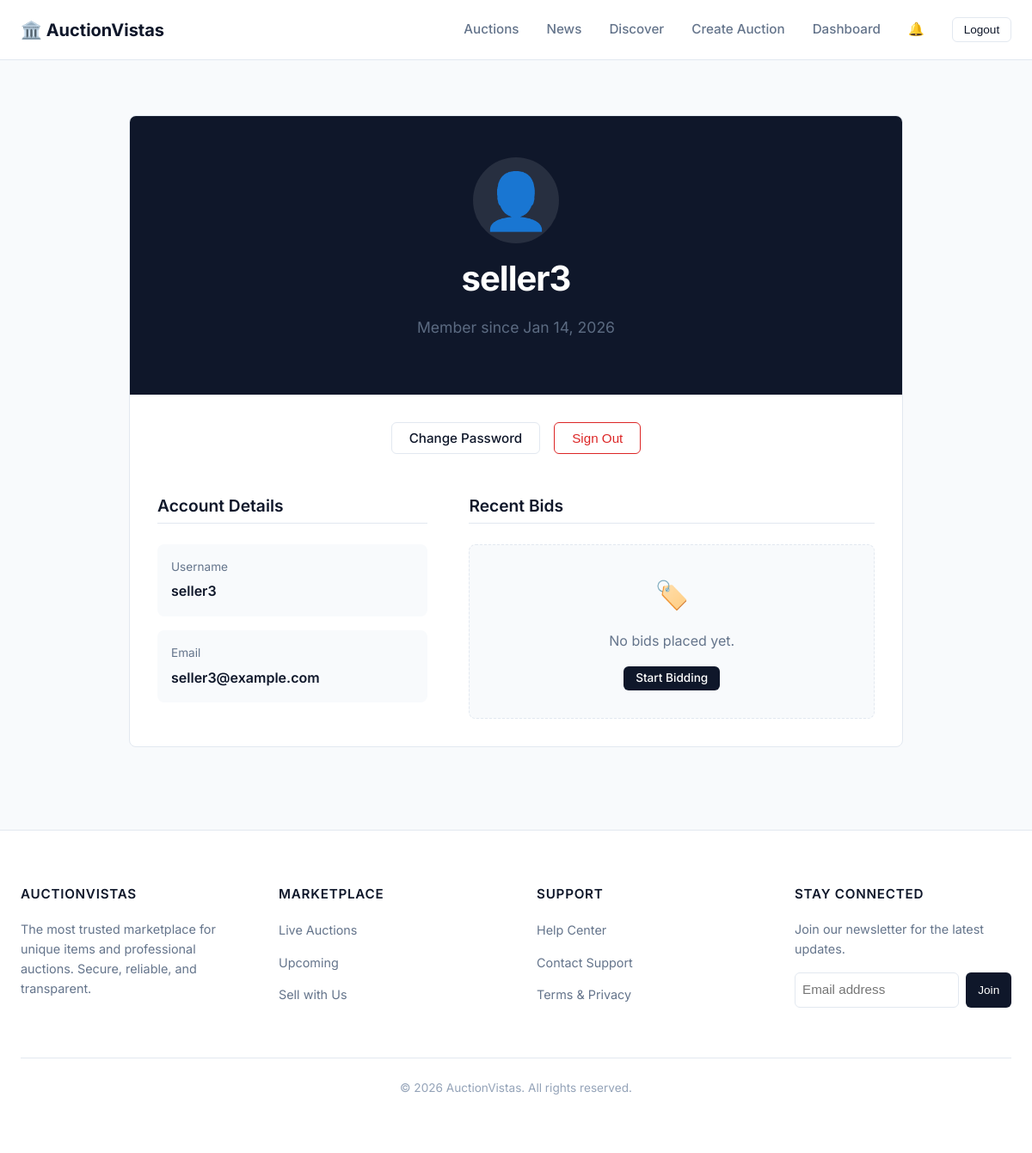
Page /users/profile/ (signed in) on the committed database.
### users/models.py (models this page shows)
class User(AbstractUser):
    pass

### users/views.py (the view)
# urls.py: path('profile/', views.payment_profile, name='payment_profile'),
@login_required
def profile(request):
    user = request.user
    bids = Bid.objects.filter(user=user).select_related('auction').order_by('-timestamp')
    return render(request, 'users/profile.html', {'user': user, 'profile_user': user, 'bids': bids})

### news/context_processors.py (called while the page is built)
def latest_news(request):
    try:
        latest_articles = Article.objects.filter(status='published').order_by('-published_at')[:3]
        return {
            'latest_news_articles': latest_articles
        }
    except:
        return {
            'latest_news_articles': []
        }

### users/templates/users/profile.html (shortened to what this page needs)
{% extends 'base.html' %}
{% load indian_format %}
{% block content %}
<div class="container" style="padding: 2rem 0;">
    <div class="card" style="max-width: 900px; margin: 0 auto; overflow: hidden; padding: 0;">
        <div style="background-color: var(--primary-color); color: white; padding: 3rem 2rem; text-align: center;">
            <div
                style="font-size: 4rem; margin-bottom: 1rem; background: rgba(255,255,255,0.1); width: 100px; height: 100px; border-radius: 50%; display: flex; align-items: center; justify-content: center; margin-left: auto; margin-right: auto;">
                👤
            </div>
            <h1 style="font-size: 2.5rem; margin-bottom: 0.5rem; font-weight: 700; color: white;">{{ user.username }}
            </h1>
            <p style="opacity: 0.9; font-size: 1.1rem;">Member since {{ user.date_joined|date:"M d, Y" }}</p>
        </div>
        <div style="padding: 2rem;">
            <div style="display: flex; gap: 1rem; justify-content: center; margin-bottom: 3rem; flex-wrap: wrap;">
                <a href="{% url 'password_reset' %}" class="btn btn-outline">Change Password</a>
                <form method="post" action="{% url 'logout' %}" style="display: inline;">
                    <button type="submit" class="btn btn-outline"
                        style="border-color: var(--danger-color); color: var(--danger-color);">Sign Out</button>
                </form>
            </div>
            <div style="display: grid; grid-template-columns: 1fr 1.5fr; gap: 3rem;">
                <div>
                    <h3
                        style="color: var(--text-main); font-size: 1.2rem; margin-bottom: 1.5rem; border-bottom: 1px solid var(--border-color); padding-bottom: 0.5rem;">
                        Account Details
                    </h3>
                    <div style="display: flex; flex-direction: column; gap: 1rem;">
                        <div style="background: #f8fafc; padding: 1rem; border-radius: 8px;">
                            <span
                                style="display: block; font-size: 0.85rem; color: var(--text-secondary); margin-bottom: 0.3rem;">Username</span>
                            <span style="font-weight: 600; color: var(--text-main);">{{ user.username }}</span>
                        </div>
                        <div style="background: #f8fafc; padding: 1rem; border-radius: 8px;">
                            <span
                                style="display: block; font-size: 0.85rem; color: var(--text-secondary); margin-bottom: 0.3rem;">Email</span>
                            <span style="font-weight: 600; color: var(--text-main);">{{ user.email }}</span>
                        </div>
                    </div>
                </div>
                <div>
                    <h3
                        style="color: var(--text-main); font-size: 1.2rem; margin-bottom: 1.5rem; border-bottom: 1px solid var(--border-color); padding-bottom: 0.5rem;">
                        Recent Bids
                    </h3>
                    <div style="display: flex; flex-direction: column; gap: 1rem;">
                        {% for bid in bids %}
                        <div
                            style="display: flex; justify-content: space-between; align-items: center; padding: 1rem; background: white; border: 1px solid var(--border-color); border-radius: 8px; transition: transform 0.2s ease;">
                            <div>
                                <h4 style="margin-bottom: 0.3rem; font-size: 1rem;">
                                    <a href="{% url 'auction_detail' bid.auction.id %}"
                                        style="text-decoration: none; color: var(--text-main);">
                                        {{ bid.auction.title }}
                                    </a>
                                </h4>
                                <span style="font-size: 0.85rem; color: var(--text-secondary);">{{ bid.timestamp|date:"M                   d, Y H:i" }}</span>
                            </div>
                            <div style="text-align: right;">
                                <div style="color: var(--accent-color); font-weight: 700;">₹{{ bid.amount }}</div>
                                <span
                                    style="font-size: 0.75rem; background: #ecfdf5; color: #059669; padding: 0.2rem 0.5rem; border-radius: 4px;">Placed</span>
                            </div>
                        </div>
                        {% empty %}
                        <div
                            style="text-align: center; padding: 2rem; background: #f8fafc; border-radius: 8px; border: 1px dashed var(--border-color);">
                            <div style="font-size: 2rem; margin-bottom: 0.5rem;">🏷️</div>
                            <p style="color: var(--text-secondary); margin-bottom: 1rem;">No bids placed yet.</p>
                            <a href="{% url 'auction_list' %}" class="btn btn-primary btn-sm">Start Bidding</a>
                        </div>
                        {% endfor %}
                    </div>
                </div>
            </div>
        </div>
    </div>
</div>
{% endblock %}

### static/style.css (style rules this page uses)
:root { --primary-color: #0f172a; --primary-hover: #1e293b; --accent-color: #2563eb; --accent-hover: #1d4ed8; --success-color: #059669; --warning-color: #d97706; --danger-color: #dc2626; --bg-body: #f8fafc; --bg-surface: #ffffff; --bg-secondary: #f1f5f9; --text-main: #0f172a; --text-secondary: #64748b; --text-muted: #94a3b8; --text-on-primary: #ffffff; --border-color: #e2e8f0; --border-focus: #2563eb; --radius-sm: 4px; --radius-md: 6px; --radius-lg: 8px; --shadow-sm: 0 1px 2px 0 rgb(0 0 0 / 0.05); --shadow-md: 0 4px 6px -1px rgb(0 0 0 / 0.1), 0 2px 4px -2px rgb(0 0 0 / 0.1); --shadow-lg: 0 10px 15px -3px rgb(0 0 0 / 0.1), 0 4px 6px -4px rgb(0 0 0 / 0.1); --container-width: 1200px; --header-height: 70px; }
*, *::before, *::after { box-sizing: border-box; }
body { margin: 0; padding: 0; font-family: 'Inter', -apple-system, BlinkMacSystemFont, "Segoe UI", Roboto, "Helvetica Neue", Arial, sans-serif; background-color: var(--bg-body); color: var(--text-main); line-height: 1.6; -webkit-font-smoothing: antialiased; }
a { color: var(--accent-color); text-decoration: none; transition: color 0.15s ease; }
h1, h2, h3, h4, h5, h6 { margin-top: 0; margin-bottom: 0.75em; font-weight: 600; line-height: 1.25; color: var(--text-main); }
h1 { font-size: 2.25rem; letter-spacing: -0.025em; }
h3 { font-size: 1.5rem; }
p { margin-bottom: 1rem; color: var(--text-secondary); }
.container { width: 100%; max-width: var(--container-width); margin: 0 auto; padding: 0 1.5rem; }
.btn { display: inline-flex; align-items: center; justify-content: center; padding: 0.625rem 1.25rem; font-size: 0.95rem; font-weight: 500; border-radius: var(--radius-md); cursor: pointer; transition: all 0.15s ease; line-height: 1; text-decoration: none !important; border: 1px solid transparent; }
.btn-primary { background-color: var(--primary-color); color: var(--text-on-primary); }
.btn-outline { background-color: transparent; border-color: var(--border-color); color: var(--text-main); }
.btn-sm { padding: 0.4rem 0.8rem; font-size: 0.85rem; }
.card { background-color: var(--bg-surface); border: 1px solid var(--border-color); border-radius: var(--radius-lg); overflow: hidden; transition: box-shadow 0.2s ease, transform 0.2s ease; }

### rows in the picture
User: username "seller3", date_joined "Jan 14, 2026", email "seller3@example.com"
